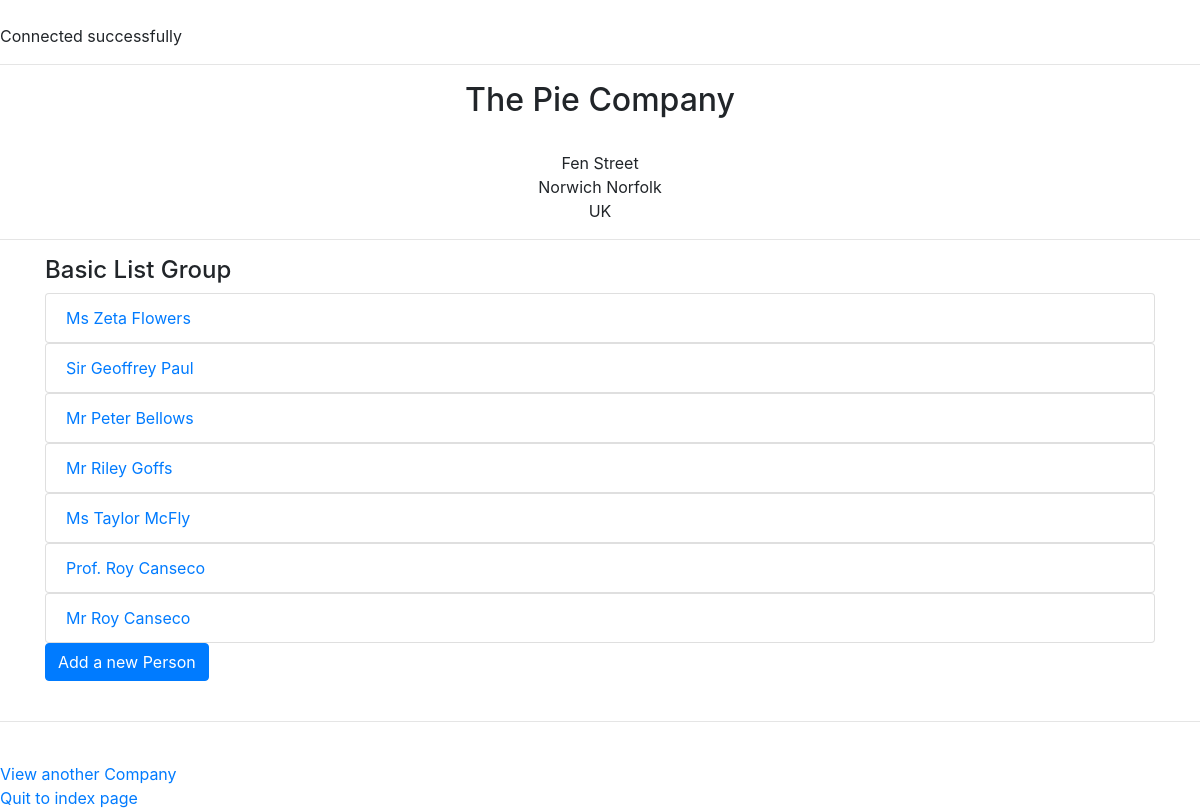
Screenshot of /main/listPeople.php?ID=1 with the database file from the repository.
### tables this page shows
CREATE TABLE `tcompany` (
  `ID` int(11) NOT NULL,
  `preName` varchar(50) DEFAULT NULL,
  `Name` varchar(250) NOT NULL,
  `RegType` varchar(50) DEFAULT NULL,
  `StreetA` varchar(150) DEFAULT NULL,
  `StreetB` varchar(150) DEFAULT NULL,
  `StreetC` varchar(150) DEFAULT NULL,
  `City` varchar(150) DEFAULT NULL,
  `Region` varchar(150) DEFAULT NULL,
  `Postcode` varchar(50) DEFAULT NULL,
  `Country` varchar(250) NOT NULL
);

CREATE TABLE `tperson` (
  `ID` int(11) NOT NULL,
  `Salutation` varchar(20) DEFAULT NULL,
  `FirstName` varchar(50) DEFAULT NULL,
  `LastName` varchar(50) NOT NULL,
  `CompanyID` int(11) NOT NULL,
  `Tel` varchar(50) DEFAULT NULL,
  `email` varchar(50) DEFAULT NULL
);

### main/listPeople.php (the view, shortened to what this page needs)
<!DOCTYPE html>
<html>
<head>
<link rel="stylesheet" href="https://maxcdn.bootstrapcdn.com/bootstrap/4.1.3/css/bootstrap.min.css">
</head>
<body>
<?php
$servername = "localhost";
$username = "root";
$password = "";
$databaseName = "alphaCRM";
$conn = new mysqli($servername, $username, $password, $databaseName);
echo "<br> Connected successfully";
echo "<hr>";
echo '<center>';
$ID = $_GET["ID"];
$sql = "SELECT  * FROM tCompany WHERE ID=".$ID.";" ;
$result = $conn->query($sql);
if ($result->num_rows > 0) {
	 $row = $result->fetch_assoc() ;
    echo "<h2>".$row["preName"]." ".$row["Name"]."</h2>";
    echo "".$row["RegType"]."<br>";
    echo "".$row["StreetA"]." ".$row["StreetB"]." ".$row["StreetC"]."<br>";
    echo "".$row["City"]." ".$row["Region"]."<br>";
	 echo "".$row["Postcode"]." ".$row["Country"]."<hr>";
} else {
    echo "0 results";
}
echo '</center>';
$sql = "SELECT * FROM tPerson WHERE CompanyID=".$ID.";";
$result = $conn->query($sql);
if ($result->num_rows > 0) {
	echo '
		<div class="container">
		  <h4>Basic List Group</h4>
		  <ul class="list-group">
	';
    while($row = $result->fetch_assoc()) {
        echo "<a href='editPerson.php?ID=".$row["ID"]."'><li class='list-group-item'>".$row["Salutation"]." ".
        		$row["FirstName"]." ".$row["LastName"]." </li></a> ";
    }
	echo '
		  </ul>
		</div>
	';
} else {
    echo "0 results";
}
echo'
		<div class="container">
		<form action="createPerson.php?CompanyID='.$ID.'" name="addPersonForm" method="post">
		  <button type="submit" class="btn btn-primary">Add a new Person</button>
		</form>
		</div>
';
?>
<br><hr><br>
<a href="selectCompany.php">View another Company</a>
<br>
<a href="index.php"> Quit to index page</a>
</body>
</html>

### rows the page displays
tcompany: preName "The", Name "Pie Company", StreetA "Fen Street", City "Norwich", Region "Norfolk", Country "UK"
tperson: Salutation "Ms", FirstName "Zeta", LastName "Flowers"
tperson: Salutation "Sir", FirstName "Geoffrey", LastName "Paul"
tperson: Salutation "Mr", FirstName "Peter", LastName "Bellows"
tperson: Salutation "Mr", FirstName "Riley", LastName "Goffs"
tperson: Salutation "Ms", FirstName "Taylor", LastName "McFly"
tperson: Salutation "Prof.", FirstName "Roy", LastName "Canseco"
tperson: Salutation "Mr", FirstName "Roy", LastName "Canseco"
